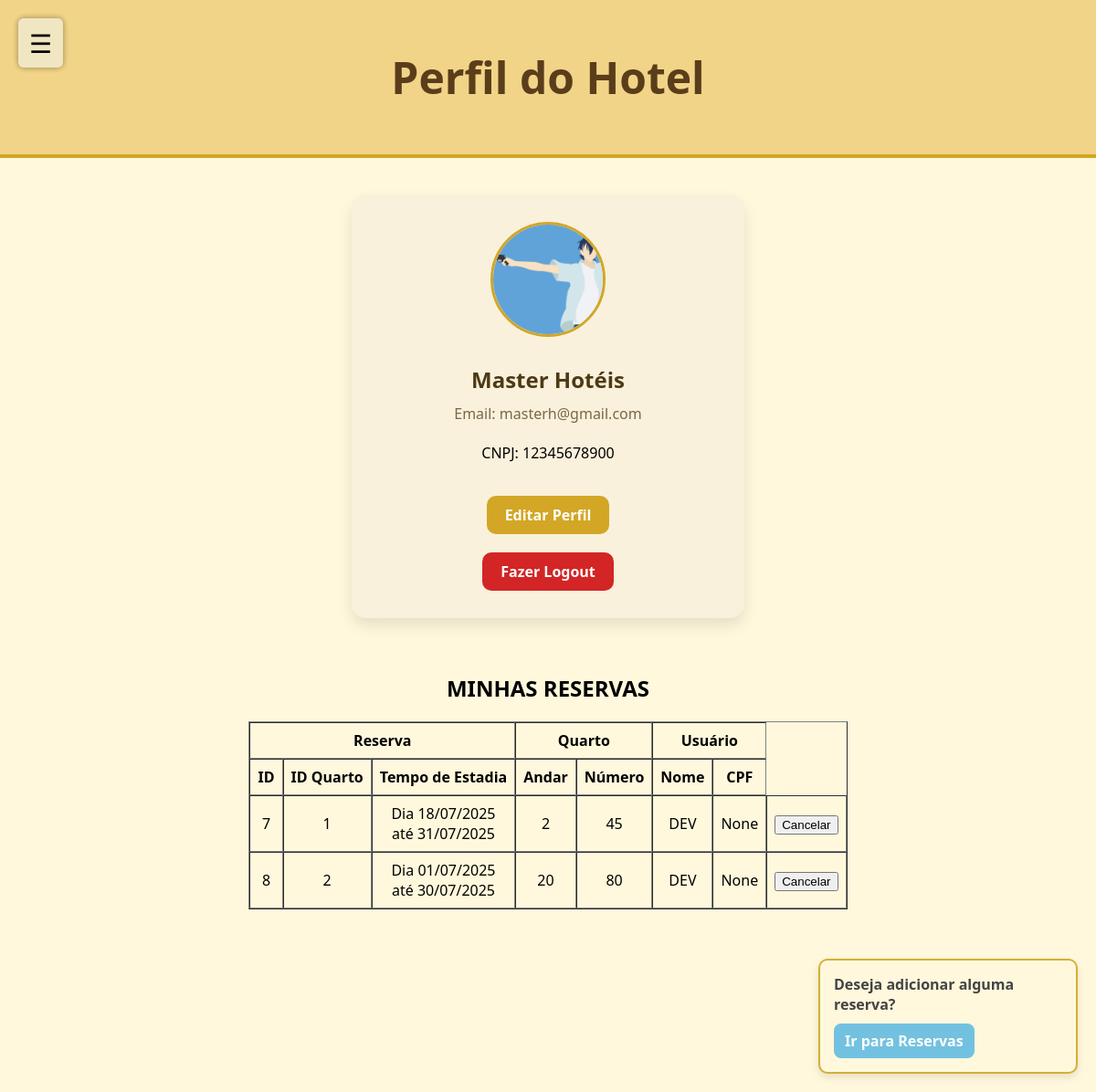
/perfil_hotel (signed in), run on an earlier commit of the app's database.
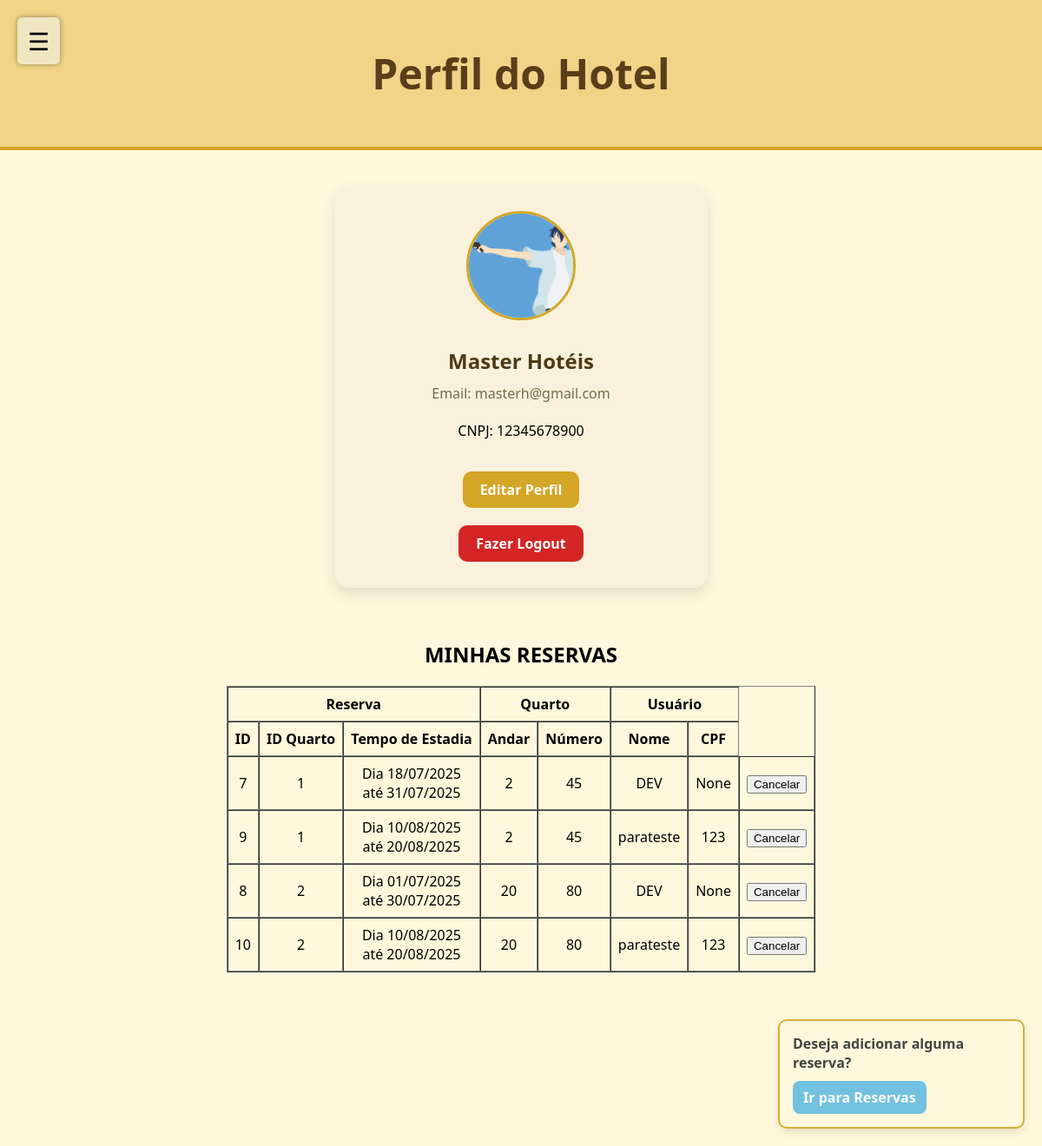
And on a later commit of the database.
### tables this page shows
CREATE TABLE reservas 
(
    id_reserva INTEGER PRIMARY KEY AUTOINCREMENT,
    id_usuario INTEGER, 
    id_quarto INTEGER,
    data_checkin DATE,
    data_checkout DATE,
    FOREIGN KEY (id_usuario) REFERENCES usuarios(id_usuario),
    FOREIGN KEY (id_quarto) REFERENCES quartos(id_quarto)
);

CREATE TABLE quartos 
(
    id_quarto INTEGER PRIMARY KEY AUTOINCREMENT,
    andar TEXT,
    numero_quarto TEXT,
    preco REAL,
    imagem TEXT,
    id_hotel INTEGER, descricao TEXT,
    FOREIGN KEY (id_hotel) REFERENCES hoteis(id_hotel)
);

CREATE TABLE usuarios 
(
    id_usuario INTEGER PRIMARY KEY AUTOINCREMENT, 
    nome TEXT,
    email TEXT,
    senha TEXT,
    cpf INTEGER, 
    imagem TEXT
);

### routes/route_hotel.py (the view)
@hotel_bp.route('/perfil_hotel', methods=['GET', 'POST'])
def perfil_hotel():
    if 'hotel' not in session:
        return redirect(url_for('hotel.cadastro_hotel'))
    else:
        hotel = session['hotel']
        quarto_model = QuartoModel(id_hotel=hotel['id'])
        quartos = quarto_model.buscar_todos_quartos_do_hotel()
        reservas_detalhadas = []
        for i, quarto in enumerate(quartos):
            reserva_model = ReservaModel(id_quarto=quarto["id_quarto"])
            reservas = reserva_model.buscar_por_reservas_do_quarto()
            for reserva in reservas:
                usuario_da_reserva_model = ReservaModel(id_usuario=reserva["id_usuario"])
                usuario_da_reserva = usuario_da_reserva_model.buscar_por_usuario_da_reserva()
                listacheckin = reserva["data_checkin"].split("-")
                listacheckout = reserva["data_checkout"].split("-")
                strcheckin = listacheckin[2] + "/" + listacheckin[1] + "/" + listacheckin[0]
                strcheckout = listacheckout[2] + "/" + listacheckout[1] + "/" + listacheckout[0]
                conversao1 = datetime.strptime(strcheckin, "%d/%m/%Y")
                conversao2 = datetime.strptime(strcheckout, "%d/%m/%Y")
                diferenca = conversao2 - conversao1
                tempo_estadia = diferenca.days
                del listacheckin
                del listacheckout
                reservas_detalhadas.append({
                    'reserva': reserva,
                    'usuario_da_reserva' : usuario_da_reserva,
                    'quarto': quarto,
                    'hotel': hotel,
                    'checkin' : strcheckin,
                    'checkout' : strcheckout
                })
        return render_template('empresa/perfil_hotel.html', hotel=hotel, reservas=reservas_detalhadas)

### models/connect.py (called while the page is built)
    def connect(self):
        self.conn = sqlite3.connect(self.db_name)
        self.conn.row_factory = sqlite3.Row  # Para retornar dicionários
        self.cursor = self.conn.cursor()

    def execute(self, query, params=None):
        if self.conn is None:
            self.connect()
        if params:
            self.cursor.execute(query, params)
        else:
            self.cursor.execute(query)
        return self.cursor

    def fetchall(self):
        return self.cursor.fetchall()

    def fetchone(self):
        return self.cursor.fetchone()

    def close(self):
        if self.conn:
            self.conn.close()
            self.conn = None
            self.cursor = None

### models/quarto_model.py (called while the page is built)
    def buscar_todos_quartos_do_hotel(self):
        db = Database()
        db.connect()
        sql = "SELECT * FROM quartos WHERE id_hotel=?"
        db.execute(sql, (self.id_hotel,))
        quartos = db.fetchall()
        db.close()
        return quartos

### models/reserva_model.py (called while the page is built)
    def buscar_por_reservas_do_quarto(self):
        db = Database()
        db.connect()
        sql = "SELECT * FROM reservas WHERE id_quarto=?"
        db.execute(sql, (self.id_quarto,))
        reservas = db.fetchall()
        db.close()
        return reservas

    def buscar_por_usuario_da_reserva(self):
        db = Database()
        db.connect()
        sql = "SELECT * FROM usuarios WHERE id_usuario=?"
        db.execute(sql, (self.id_usuario,))
        reservas = db.fetchone()
        db.close()
        return reservas

### templates/empresa/perfil_hotel.html (shortened to what this page needs)
<!DOCTYPE html>
<html lang="pt-BR">
<head>
  <link rel="stylesheet" href="/static/estilos/estilo_perfil_adm.css">
</head>
<body>
  <header class="topo">
    <h1>Perfil do Hotel</h1>
  </header>
  <div class="opcoes" onclick="toggleSidebar()">☰</div>
</head>
<body>
  <div class="opcoes" onclick="toggleSidebar()">☰</div>
  <main class="container">
    <section class="card-perfil">
      <div class="foto-perfil">
          <img src="{{ url_for('static', filename=hotel.foto) }}" alt="Foto Hotel">
      </div>
      <h2>{{session['hotel']['nome']}}</h2>
      <p class="email">Email: {{session['hotel']['email']}}</p>
      <p class="cnpj">CNPJ: {{session['hotel']['cnpj']}}</p>
      <a href="/editar_perfil_hotel" class="botao-editar">Editar Perfil</a>
      <a href="/sair" class="botao-excluir">Fazer Logout</a>
    </section>
    <div class="popup-reserva">
  <p><strong>Deseja adicionar alguma reserva?</strong></p>
  <a href="/reservas" class="btn-reserva">Ir para Reservas</a>
</div>
  </main>
  <h2 style="text-align: center;">MINHAS RESERVAS</h2>
  <table border="1" cellpadding="8" cellspacing="0" style="text-align: center;">
    <thead>
      <tr>
        <th colspan="3">Reserva</th>
        <th colspan="2">Quarto</th>
        <th colspan="2">Usuário</th>
      </tr>
      <tr>
        <th>ID</th>
        <th>ID Quarto</th>
        <th>Tempo de Estadia</th>
        <th>Andar</th>
        <th>Número</th>
        <th>Nome</th>
        <th>CPF</th>
      </tr>
    </thead>
    <tbody>
      {% if reservas %}
        {% for item in reservas %}
          <tr>
            <td>{{ item.reserva.id_reserva }}</td>
            <td>{{ item.reserva.id_quarto }}</td>
            <td>Dia {{ item.checkin}}<br>até {{item.checkout}}</td>
            <td>{{ item.quarto.andar }}</td>
            <td>{{ item.quarto.numero_quarto }}</td>
            <td>{{ item.usuario_da_reserva.nome}}</td>
            <td>{{ item.usuario_da_reserva.cpf }}</td>
            <td>
              <form action="/cancelar_reserva" method="post">
                <button type="submit" class="botao-cancelar">Cancelar</button>
              </form>
            </td>
          </tr>
        {% endfor %}
      {% else %}
        <tr>
          <td colspan="11" style="text-align: center;">Nenhuma reserva encontrada.</td>
        </tr>
      {% endif %}
    </tbody>
    </table>
</body>
</html>

### static/estilos/estilo_perfil_adm.css (style rules this page uses)
body { margin: 0; font-family: 'Segoe UI', Tahoma, Geneva, Verdana, sans-serif; background-color: #fff8dc; }
.topo { background-color: #f1d487; padding: 20px; text-align: center; font-size: 1.5em; color: #5a3e1b; border-bottom: 4px solid #d3a625; }
.container { display: flex; justify-content: center; align-items: center; padding: 40px; }
.card-perfil { background-color: #f9f1dc; border-radius: 16px; padding: 30px 40px; box-shadow: 0 8px 16px rgba(0,0,0,0.1); display: flex; flex-direction: column; align-items: center; width: 350px; }
.foto-perfil { width: 120px; height: 120px; border-radius: 50%; border: 3px solid #d3a625; margin-bottom: 20px; overflow: hidden; display: flex; justify-content: center; }
.foto-perfil img { width: auto; height: 100%; }
.botao-excluir { display: inline-block; margin-top: 20px; padding: 10px 20px; background-color: #d32525; color: white; border-radius: 10px; text-decoration: none; font-weight: bold; transition: background-color 0.3s ease; }
.card-perfil h2 { margin: 10px 0 5px; color: #4d3a14; }
.email, .cpf { color: #7a6846; margin: 5px 0; }
.botao-editar { display: inline-block; margin-top: 20px; padding: 10px 20px; background-color: #d3a625; color: white; border-radius: 10px; text-decoration: none; font-weight: bold; transition: background-color 0.3s ease; }
.opcoes { font-size: 28px; cursor: pointer; position: fixed; top: 20px; left: 20px; z-index: 1003; background-color: #f0e6c2; padding: 8px 12px; border-radius: 6px; box-shadow: 0 0 6px rgba(0, 0, 0, 0.2); }
.popup-reserva { position: fixed; bottom: 20px; right: 20px; background-color: #fff8dc; border: 2px solid #d4af37; border-radius: 10px; padding: 15px; box-shadow: 0 4px 10px rgba(0,0,0,0.1); z-index: 1000; width: 250px; }
.popup-reserva p { margin: 0 0 10px; color: #444; font-weight: bold; }
.btn-reserva { display: inline-block; background-color: #73c1e0; color: white; padding: 8px 12px; border-radius: 8px; text-decoration: none; font-weight: bold; text-align: center; }
table { margin: 0 auto; margin-bottom: 200px; }

What changed in the data, as far as the page shows it:
added reservas: reserva.id_reserva "9", reserva.id_quarto "1"
added usuarios: usuario_da_reserva.nome "parateste" "parateste", usuario_da_reserva.cpf "123" "123"
added reservas: reserva.id_reserva "10", reserva.id_quarto "2"
Also different on the page:
new list line: "Dia 10/08/2025 até 20/08/2025 Cancelar"
new list line: "2 45"
new list line: "20 80"
